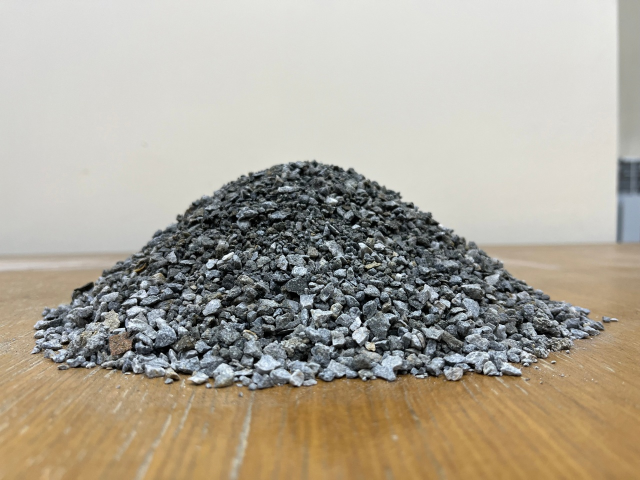
#> input picture photo/0lO_OjugXxk.jpg, 1280 x 960 px, found by its file name (shown at 1/2 size); its folder holds only this picture in this run
$ python main.py
#> lines starting #> are read from the running program, lines starting #| are printed output that depends on the picture; after the words box and inside, x2 and y2 are one past the last pixel; in counts of white or black regions, pixels touching at a corner belong together; long printed decimals are rounded
#> further down, image is the input picture: shape (960, 1280, 3); mean B, G, R 152.4, 166.5, 173.5
import os
import cv2
import numpy as np
import matplotlib.pyplot as plt
from matplotlib import path as mpl_path

def get_hexagons(image):
    gray = cv2.cvtColor(image, cv2.COLOR_BGR2GRAY)

    scaled_size = (gray.shape[1] // 2, gray.shape[0] // 2)
#> scaled_size = (640, 480)
    scaled = cv2.resize(gray, scaled_size, interpolation=cv2.INTER_LINEAR) * 2.8346
    scaled = scaled.astype(np.uint8)

    # Бинаризуем изображение
    _, binary = cv2.threshold(scaled, 0, 255, cv2.THRESH_BINARY + cv2.THRESH_OTSU)
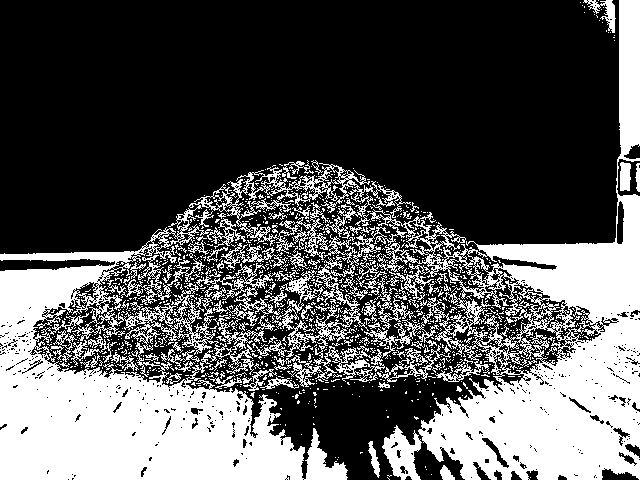
#> binary: shape (480, 640); 34.1% white; 1098 white regions (1015 under 20 px)

    # Ищем контуры на бинаризованном изображении
    contours, _ = cv2.findContours(binary, cv2.RETR_EXTERNAL, cv2.CHAIN_APPROX_SIMPLE)
#> contours = 919 contours, 871 with area under 20; largest, box (x1, y1, x2, y2) and area: (0, 0, 640, 480) 98319, (196, 263, 317, 331) 1392, (274, 346, 385, 387) 1242, (382, 425, 422, 480) 1158, (377, 345, 451, 383) 596

    # Применяем алгоритм Watershed для обработки изображения
    kernel = cv2.getStructuringElement(cv2.MORPH_ELLIPSE, (5, 5))
    closed = cv2.morphologyEx(gray, cv2.MORPH_CLOSE, kernel)
    gradient = cv2.morphologyEx(closed, cv2.MORPH_GRADIENT, kernel)
    thresh = cv2.adaptiveThreshold(gradient, 255, cv2.ADAPTIVE_THRESH_GAUSSIAN_C, cv2.THRESH_BINARY, 11, 2)
#> thresh: shape (960, 1280); 80.9% white; black in thin lines or dots
    kernel = cv2.getStructuringElement(cv2.MORPH_ELLIPSE, (3, 3))
    opened = cv2.morphologyEx(thresh, cv2.MORPH_OPEN, kernel, iterations=2)
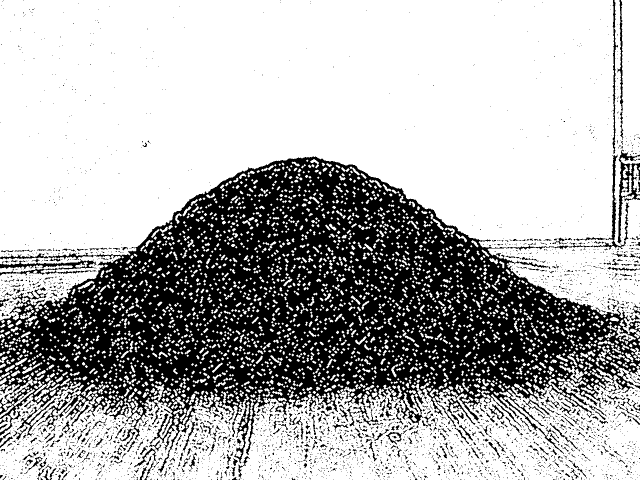
#> opened: shape (960, 1280) (shown at 1/2 size); 68.7% white; 3235 black regions (2892 under 20 px), largest, box (x1, y1, x2, y2) and area: (0, 299, 1280, 945) 351487, (0, 518, 193, 551) 2167, (1225, 0, 1236, 308) 990
    unknown = cv2.subtract(closed, opened)
    ret, markers = cv2.connectedComponents(opened)
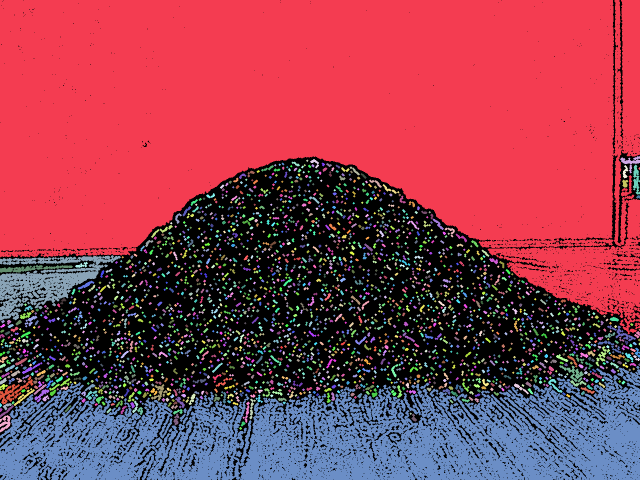
#> markers: shape (960, 1280) int32 (shown at 1/2 size); 2700 distinct labels, from 0 to 2699; one colour per label, 0 black
#> ret = 2700
    markers += 1
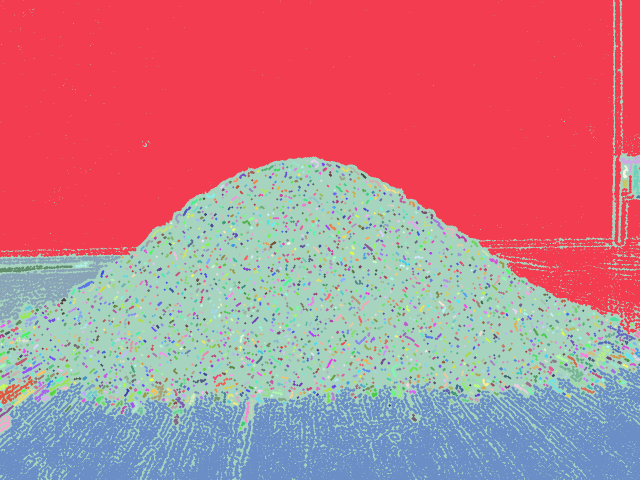
#> markers: shape (960, 1280) int32 (shown at 1/2 size); 2700 distinct labels, from 1 to 2700; one colour per label, 0 black
    markers[unknown==255] = 0
    markers = cv2.watershed(image, markers)
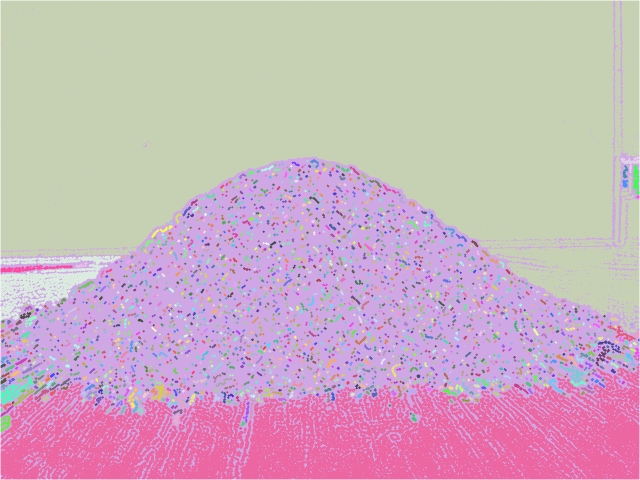
#> markers: shape (960, 1280) int32 (shown at 1/2 size); 2701 distinct labels, from -1 to 2700; one colour per label, 0 black, -1 white
    image[markers == -1] = [255, 0, 0]
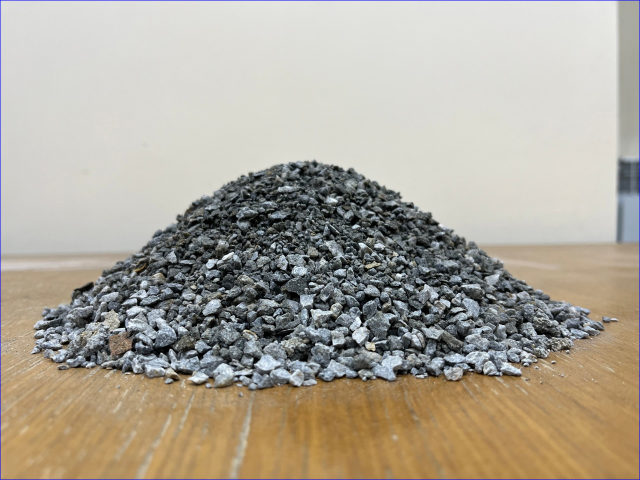
#> image: shape (960, 1280, 3) (shown at 1/2 size); 0.36% of pixels changed, all inside (x1, y1, x2, y2) = (0, 0, 1280, 960)

    # Ищем шестиугольники
    hexagons = []
    for cnt in contours:
        approx = cv2.approxPolyDP(cnt, cv2.arcLength(cnt, True) * 0.05, True)
        if len(approx) == 6:
            # Проверяем, является ли контур шестиугольником
            # Если да, добавляем его координаты в список шестиугольников
            hexagons.append(approx.reshape(-1, 2) * 2)
#> this loop made 919 passes
#> approx on passes 1 to 3: [[530, 477]], [[387, 477], [389, 479]], [[387, 475], [389, 476], [391, 475], [389, 476]]
#> after the loop, hexagons = 52 items
    return hexagons


def calculate_volume(hexagons, step=10):

    # Получаем координаты точек на изображении
    points = np.concatenate(hexagons)

    # Определяем границы области на изображении
    max_x, max_y = np.max(points, axis=0)
    min_x, min_y = np.min(points, axis=0)

    # Создаем сетку для расчета объема
    x_range = np.arange(min_x, max_x, step)
    y_range = np.arange(min_y, max_y, step)
    X, Y = np.meshgrid(x_range, y_range)
    Z = np.zeros_like(X)

    # Заполняем зону горной породы на сетке нулями
    for hexagon in hexagons:
        path = mpl_path.Path(hexagon)
        mask = path.contains_points(np.vstack([X.ravel(), Y.ravel()]).T).reshape(X.shape)
        Z[mask] = 1

    voxel_volume = (step / 100) ** 3  # объем одного вокселя в м3
    total_volume = np.sum(Z) * voxel_volume
    return total_volume


def sort_key(filename):
    parts = filename.split(".")
    if parts[-1].lower() not in extensions:
        return float('inf')
    digits = [part for part in parts[0] if part.isnumeric()]
    return int(''.join(digits)) if digits else float('inf')

if __name__ == "__main__":

    path = "Photo/"

    extensions = {"jpg", "jpeg", "png"}
    files = os.listdir(path)
    files.sort(key=sort_key)

    # Обрабатываем каждый файл
    hexagons_list = []
    for file in files:
        if file.split(".")[-1].lower() in extensions:
            image = cv2.imread(os.path.join(path, file))
            hexagons = get_hexagons(image)
#> hexagons = 52 items
            hexagons_list.append(hexagons)

    num_images = len(hexagons_list)
#> num_images = 1

    total_volume = 0
    valid_images = 0
    for i, hexagons in enumerate(hexagons_list):
        volume = calculate_volume(hexagons)
        if valid_images == 0:
            total_volume += volume
            valid_images += 1
        elif abs(volume - total_volume / valid_images) <= 300 * total_volume / valid_images:
            total_volume += volume
            valid_images += 1

        print(f"Объем кучи на изображении '{files[i]}': {volume:.5f} куб.м")

        for hexagon in hexagons:
            cv2.polylines(image, [hexagon.astype(int)], True, (255, 0, 0), 2)

        # Отображение изображения с шестиугольниками
        plt.imshow(cv2.cvtColor(image, cv2.COLOR_BGR2RGB))
        plt.show()
#> this loop made 1 pass
#> (max_x in calculate_volume, max_y in calculate_volume, min_x in calculate_volume, min_y in calculate_volume, voxel_volume in calculate_volume, volume, valid_images) on pass 1: (1030, 806, 210, 410, 0.001, 0.021, 1)
#| Объем кучи на изображении '0lO_OjugXxk.jpg': 0.021 куб.м
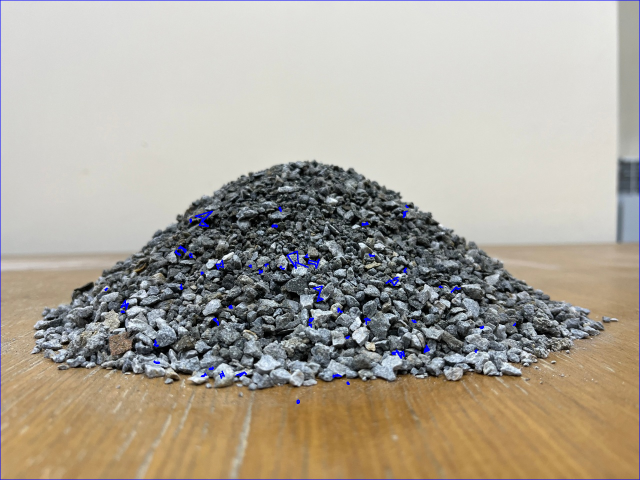
#> image: shape (960, 1280, 3) (shown at 1/2 size); 0.35% of pixels changed, all inside (x1, y1, x2, y2) = (209, 409, 1032, 808)
#> after the loop, total_volume = 0.021; valid_images = 1

    if valid_images > 0:
        avg_volume = total_volume / valid_images
#> avg_volume = 0.021
        print(f"Средний объем кучи горной породы на {valid_images} изображениях: {avg_volume:.5f} куб.м")
#| Средний объем кучи горной породы на 1 изображениях: 0.021 куб.м
    else:
        print("Не удалось обработать ни одно изображение с допустимым объёмом горной породы")

$ run again, on photo/7.jpg
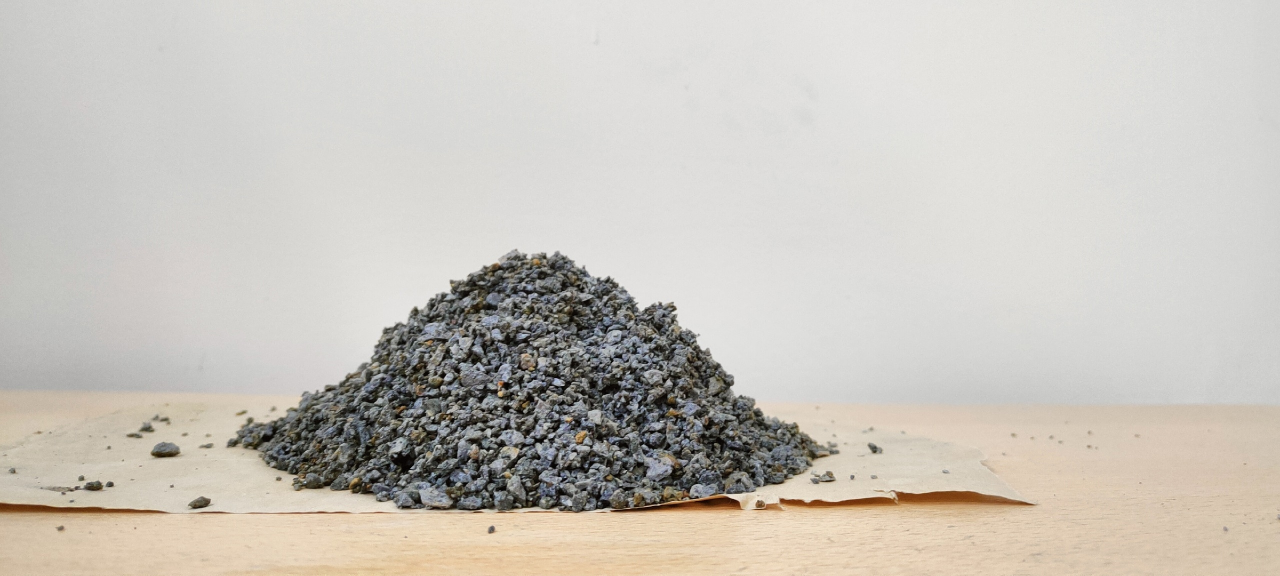
#> input picture photo/7.jpg, 2560 x 1152 px, found by its file name (shown at 1/2 size)
#> image is the input picture: shape (1152, 2560, 3); mean B, G, R 188.7, 196, 200.5
#> in get_hexagons, `_, binary = cv2.threshold(scaled, 0, 255, cv2.THRESH_BINARY + cv2.THRE..`:
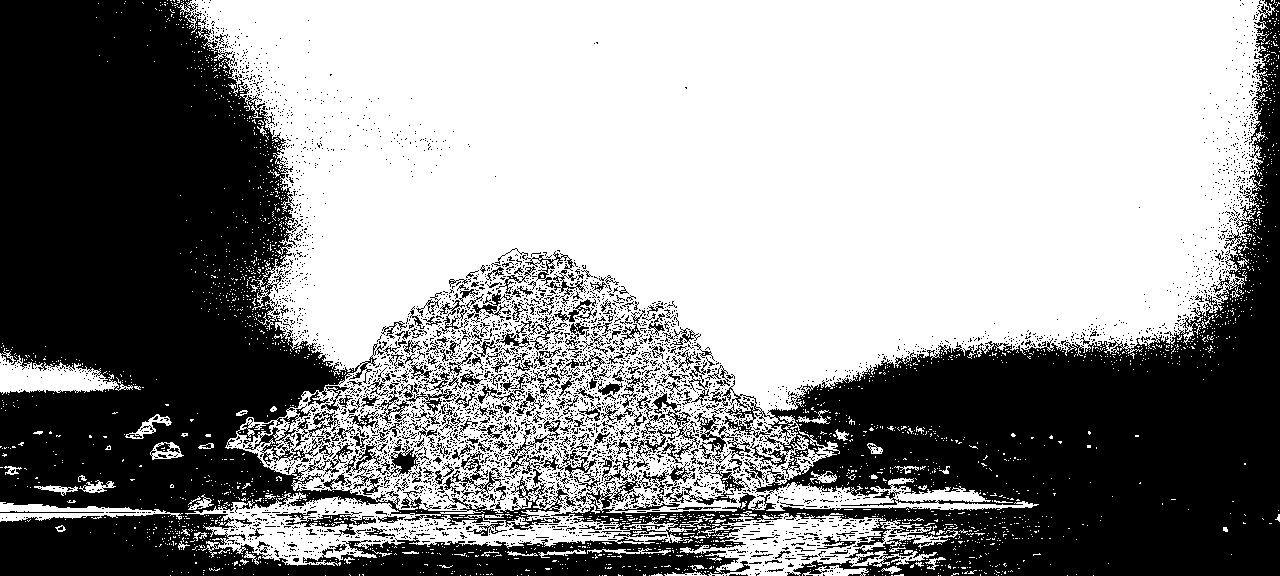
#> binary: shape (576, 1280); 57.9% white; 4020 black regions (3710 under 20 px)
#> contours = 2282 contours, 2251 with area under 20; largest, box (x1, y1, x2, y2) and area: (177, 0, 1275, 566) 443926, (680, 511, 960, 576) 7824, (0, 348, 133, 395) 2738, (0, 502, 183, 522) 1336, (150, 442, 184, 460) 391
#> thresh: shape (1152, 2560); 86.2% white; black in thin lines or dots
#> opened: shape (1152, 2560); 78.1% white; 33473 black regions (32336 under 20 px), largest, box (x1, y1, x2, y2) and area: (441, 491, 2221, 1152) 433985, (0, 842, 350, 1084) 22326, (487, 993, 729, 1079) 4911
#> ret = 3263
#> the loop in get_hexagons, `for cnt in contours:` made 2282 passes
#> approx on passes 1 to 3: [[1093, 575]], [[1067, 575]], [[998, 575]]
#> after the loop in get_hexagons, `for cnt in contours:`: hexagons = 68 items
#> num_images = 1
#> the loop `for i, hexagons in enumerate(hexagons_list):` made 1 pass
#> (max_x in calculate_volume, max_y in calculate_volume, min_x in calculate_volume, min_y in calculate_volume, voxel_volume in calculate_volume, volume, valid_images) on pass 1: (2534, 1150, 4, 76, 0.001, 0.015, 1)
#> (printed output is left out)
#> after the loop `for i, hexagons in enumerate(hexagons_list):`:
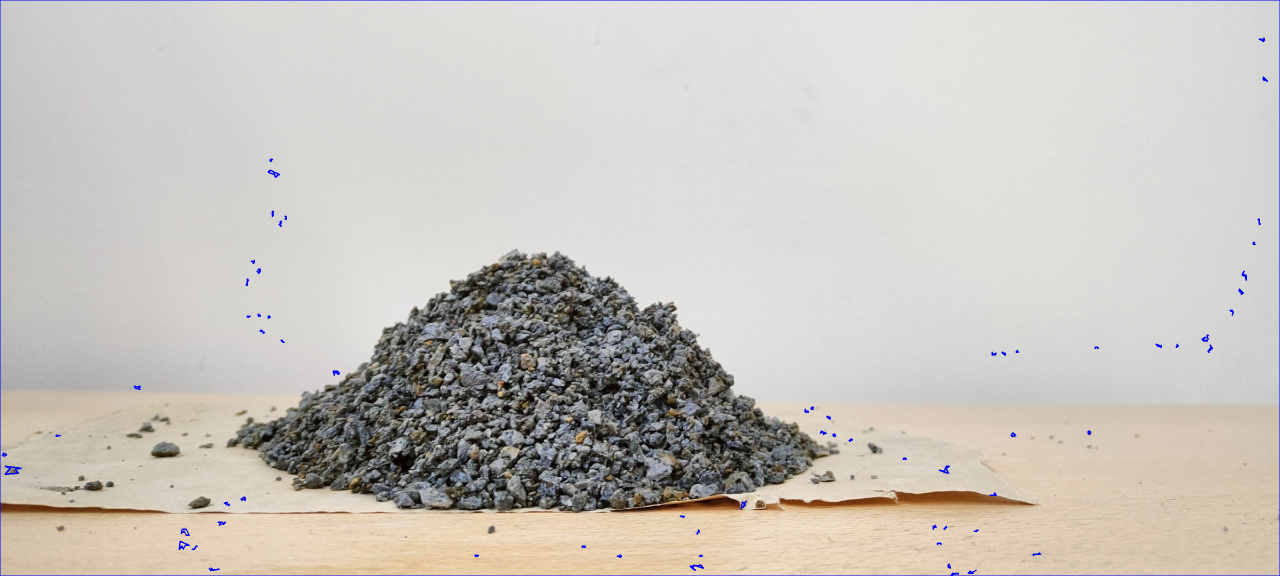
#> image: shape (1152, 2560, 3) (shown at 1/2 size); mean B, G, R 189, 195.2, 199.7
#> after the loop `for i, hexagons in enumerate(hexagons_list):`: total_volume = 0.015; valid_images = 1
#> avg_volume = 0.015
#| Средний объем кучи горной породы на 1 изображениях: 0.015 куб.м

$ run again, on photo/7QASCwWgdYw.jpg
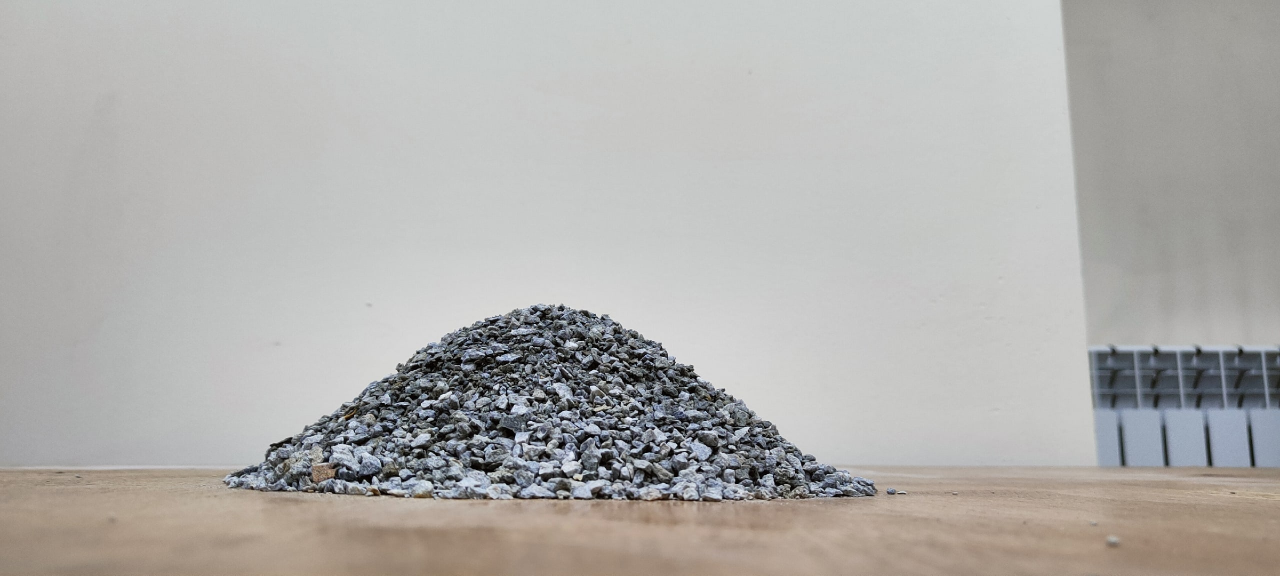
#> input picture photo/7QASCwWgdYw.jpg, 2560 x 1152 px, found by its file name (shown at 1/2 size)
#> image is the input picture: shape (1152, 2560, 3); mean B, G, R 172.3, 174.9, 176.4
#> in get_hexagons, `_, binary = cv2.threshold(scaled, 0, 255, cv2.THRESH_BINARY + cv2.THRE..`:
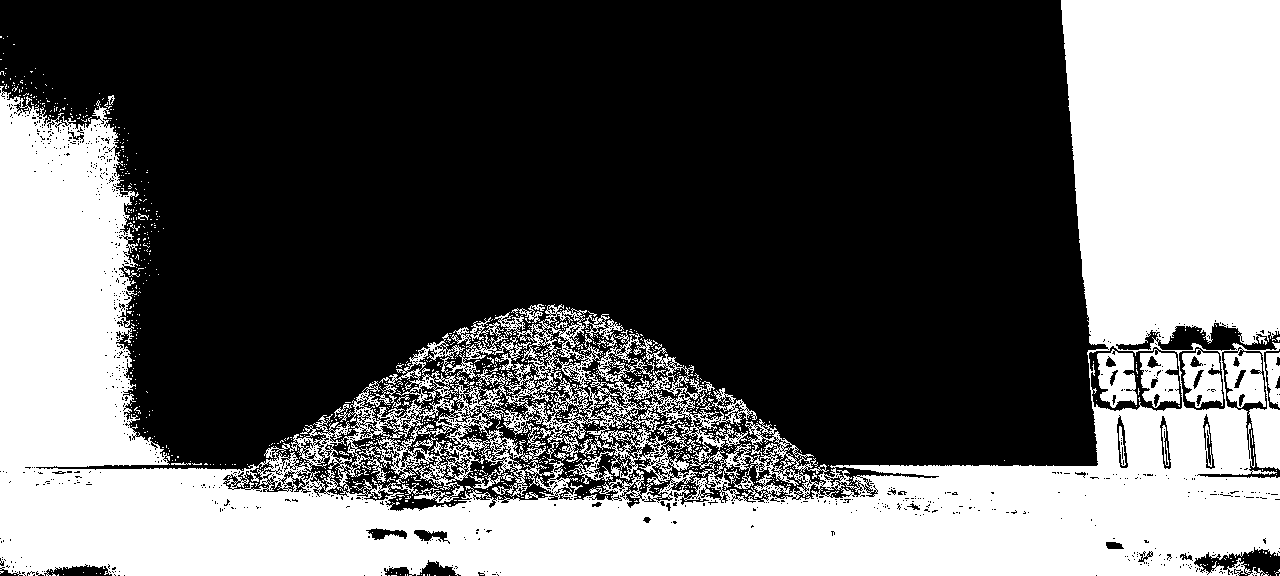
#> binary: shape (576, 1280); 38% white; 949 white regions (916 under 20 px)
#> contours = 527 contours, 521 with area under 20; largest, box (x1, y1, x2, y2) and area: (0, 0, 1280, 576) 311247, (1266, 352, 1280, 408) 486, (583, 314, 624, 340) 337, (511, 304, 545, 323) 148, (374, 383, 410, 408) 138, (108, 95, 115, 105) 32
#> thresh: shape (1152, 2560); 90.4% white; black in thin lines or dots
#> opened: shape (1152, 2560); 84.5% white; 16757 black regions (16244 under 20 px), largest, box (x1, y1, x2, y2) and area: (0, 597, 2560, 1047) 378584, (2109, 0, 2148, 295) 2154, (1998, 905, 2207, 944) 1312
#> ret = 2526
#> in get_hexagons, `image[markers == -1] = [255, 0, 0]`:
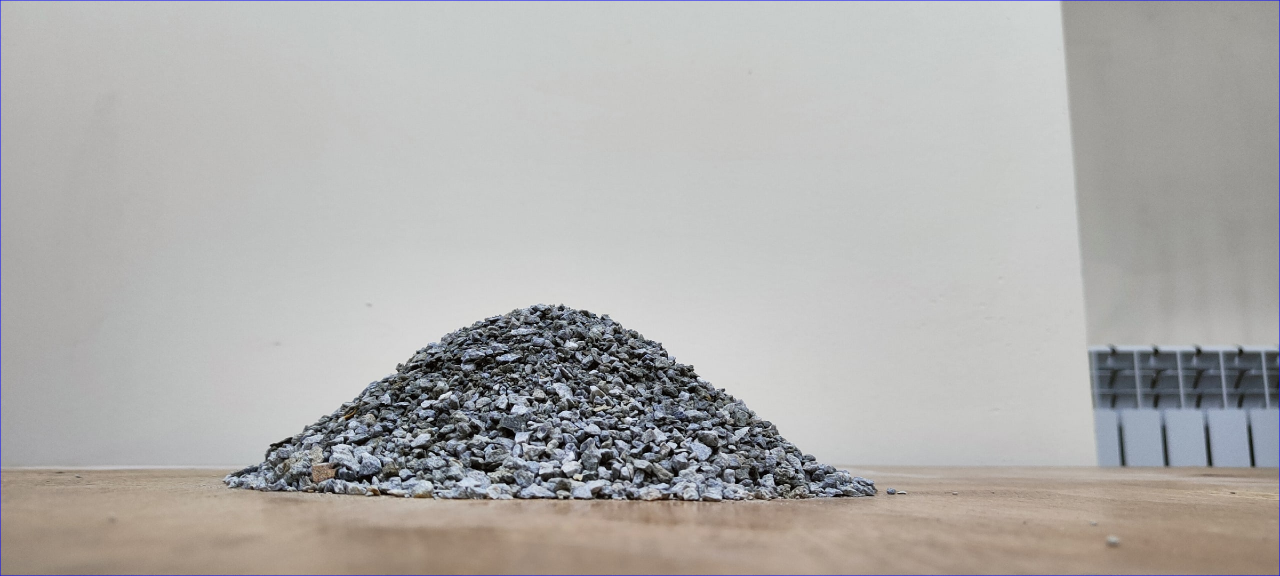
#> image: shape (1152, 2560, 3) (shown at 1/2 size); 0.25% of pixels changed, all inside (x1, y1, x2, y2) = (0, 0, 2560, 1152)
#> the loop in get_hexagons, `for cnt in contours:` made 527 passes
#> approx on passes 1 to 3: [[1270, 575]], [[449, 575]], [[434, 575], [435, 575]]
#> after the loop in get_hexagons, `for cnt in contours:`: hexagons = 13 items
#> num_images = 1
#> the loop `for i, hexagons in enumerate(hexagons_list):` made 1 pass
#> (max_x in calculate_volume, max_y in calculate_volume, min_x in calculate_volume, min_y in calculate_volume, voxel_volume in calculate_volume, volume, valid_images) on pass 1: (2550, 932, 0, 142, 0.001, 0, 1)
#> (printed output is left out)
#> after the loop `for i, hexagons in enumerate(hexagons_list):`: total_volume = 0; valid_images = 1
#> avg_volume = 0
#| Средний объем кучи горной породы на 1 изображениях: 0 куб.м
